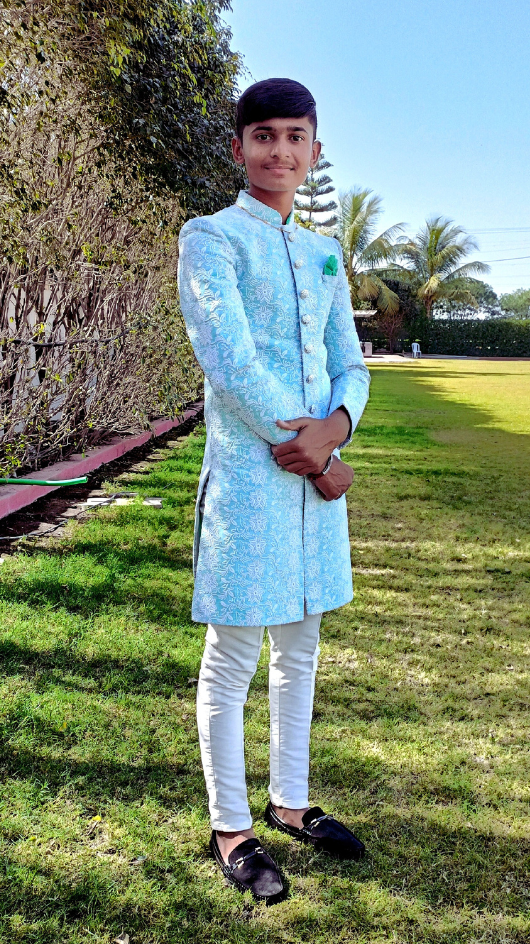
#> input picture 3-Document Detection/Xerox-Identification/color3.png, 530 x 944 px
$ python main.py
#> lines starting #> are read from the running program, lines starting #| are printed output that depends on the picture; long printed decimals are rounded
#> in analyze_image, image is the input picture: shape (944, 530, 3); mean B, G, R 115, 136.3, 121.7
import cv2
import numpy as np

def is_grayscale(image):
    gray = cv2.cvtColor(image, cv2.COLOR_BGR2GRAY)
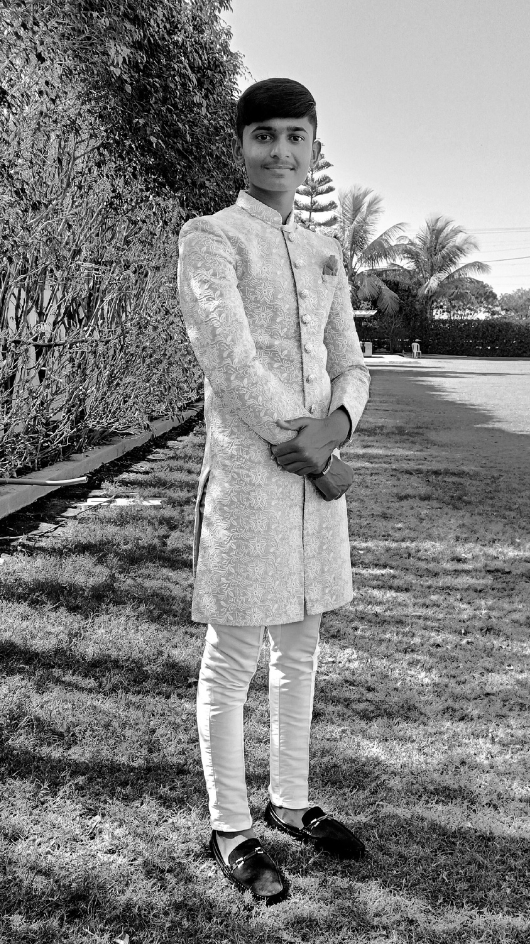
#> gray: shape (944, 530); min 0, max 255, mean 129.5
    hist = cv2.calcHist([gray], [0], None, [256], [0, 256])
#> hist = 256 values, max 4110 at index 205, min 345 at index 250, mean 1954.4
    cumulative_hist = np.cumsum(hist)
#> cumulative_hist = 256 values from 894 to 500320
    contrast = np.max(cumulative_hist) - np.min(cumulative_hist)
#> contrast = 499426
    print(contrast)
#| 499426.0
    contrast_threshold = 60000  # Adjust this value as needed
    if contrast < contrast_threshold:
        return True
    else:
        return False

def is_colorful(image):
    lab = cv2.cvtColor(image, cv2.COLOR_BGR2LAB)
#> lab: shape (944, 530, 3); mean of channels 0, 1, 2 138.5, 120.7, 138.2
    std_dev = np.std(lab, axis=(0, 1))
#> std_dev = [67.55, 10.19, 22.76]
    print(std_dev)
#| [67.553 10.186 22.757]
    threshold = 100
    if np.any(std_dev > threshold):
        return True
    else:
        return False

def analyze_image(image_path):
    image = cv2.imread(image_path)
    if image is None:
        print("Error: Unable to load image.")
        return

    if is_grayscale(image):
        print("Image is grayscale (black, white, or shades of gray).")
    else:
        if is_colorful(image):
            print("Image is colorful.")
        else:
            print("Image is not colorful (may contain some color but not predominantly).")

analyze_image("color3.png")

$ run again, with 3-Document Detection/Xerox-Identification/color1.jpg saved as 3-Document Detection/Xerox-Identification/color3.png
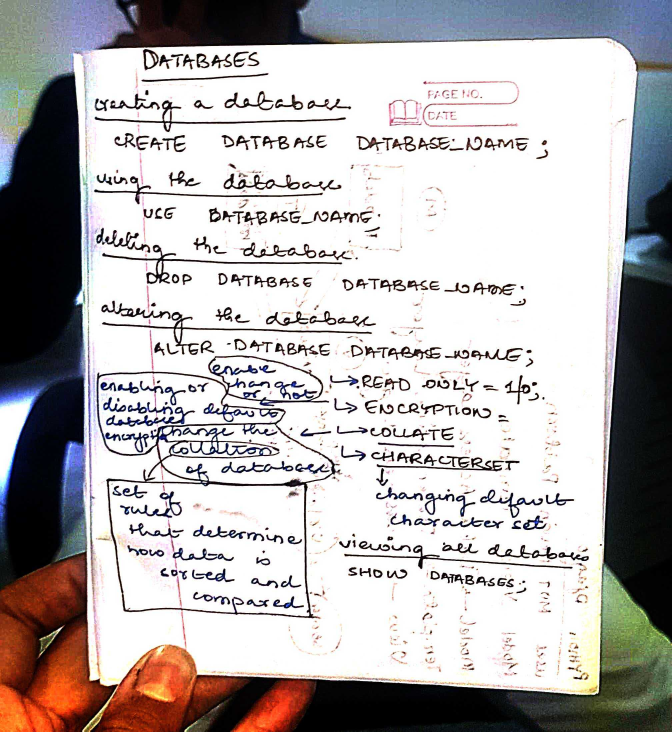
#> input picture 3-Document Detection/Xerox-Identification/color1.jpg, 2015 x 2194 px (shown at 1/3 size)
#> in analyze_image, image is the input picture: shape (2194, 2015, 3); mean B, G, R 177.1, 177.1, 181.1
#> in is_grayscale, `gray = cv2.cvtColor(image, cv2.COLOR_BGR2GRAY)`:
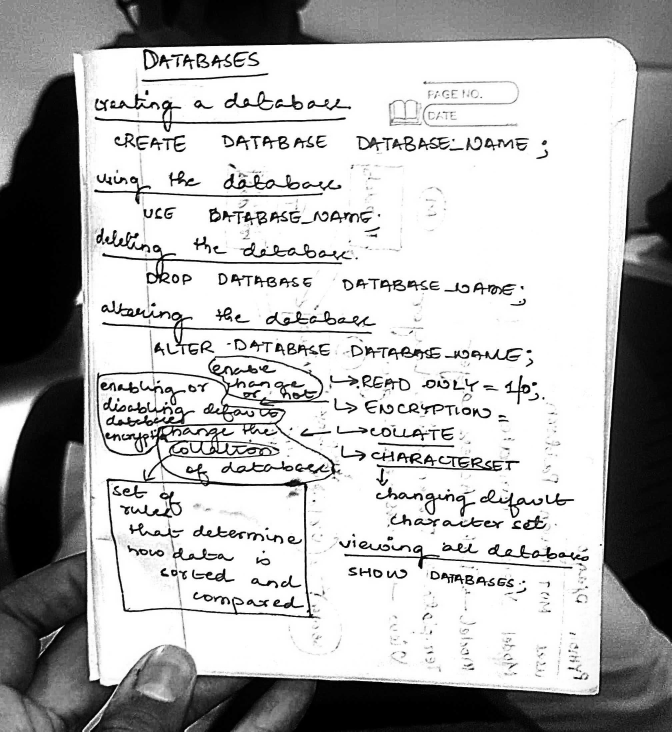
#> gray: shape (2194, 2015) (shown at 1/3 size); min 0, max 255, mean 178.3
#> hist = 256 values, max 1335418 at index 255, min 1757 at index 184, mean 17269.2
#> cumulative_hist = 256 values from 138812 to 4420910
#> contrast = 4282098
#| 4282098.0
#> lab: shape (2194, 2015, 3); mean of channels 0, 1, 2 180.1, 130.2, 129
#> std_dev = [100.7, 9.99, 12.15]
#| [100.667   9.989  12.146 ]

$ run again, with 3-Document Detection/Xerox-Identification/color2.jpg saved as 3-Document Detection/Xerox-Identification/color3.png
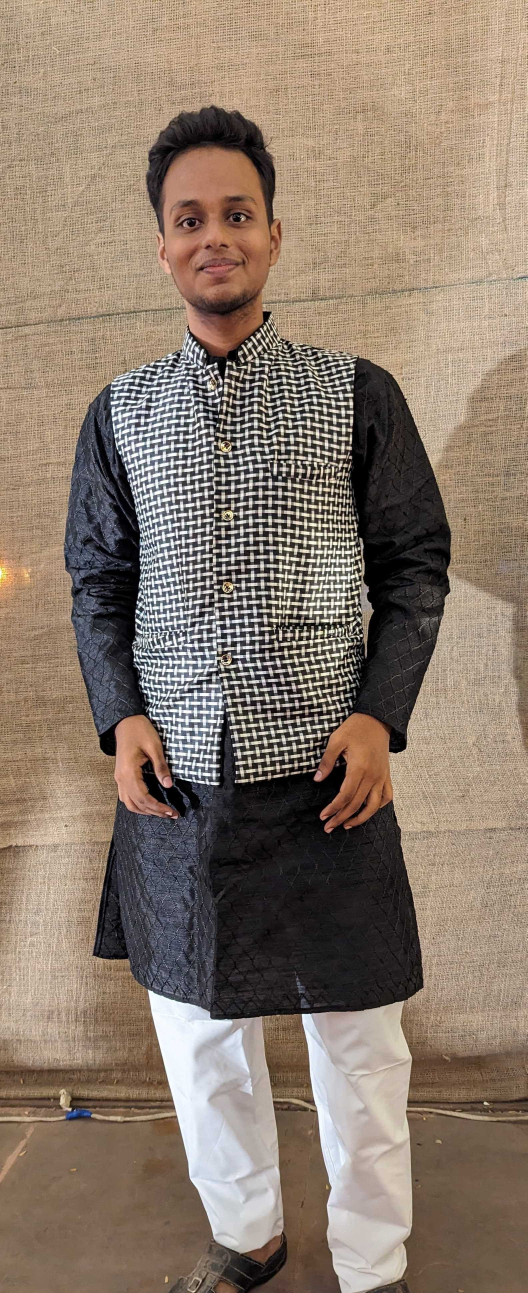
#> input picture 3-Document Detection/Xerox-Identification/color2.jpg, 1582 x 3879 px (shown at 1/3 size)
#> in analyze_image, image is the input picture: shape (3879, 1582, 3); mean B, G, R 108, 122.5, 138.8
#> in is_grayscale, `gray = cv2.cvtColor(image, cv2.COLOR_BGR2GRAY)`:
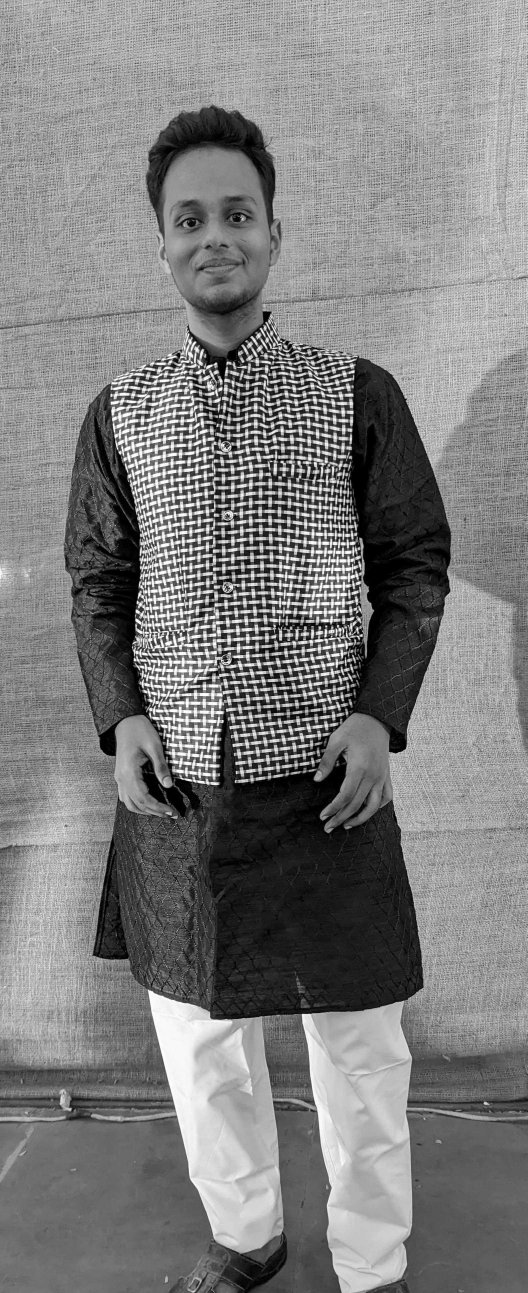
#> gray: shape (3879, 1582) (shown at 1/3 size); min 0, max 255, mean 125.7
#> hist = 256 values, max 50713 at index 170, min 2171 at index 255, mean 23971
#> cumulative_hist = 256 values from 39202 to 6136578
#> contrast = 6097376
#| 6097376.0
#> lab: shape (3879, 1582, 3); mean of channels 0, 1, 2 131.3, 132.1, 138.1
#> std_dev = [63.34, 3.91, 9.13]
#| [63.340  3.908  9.131]
